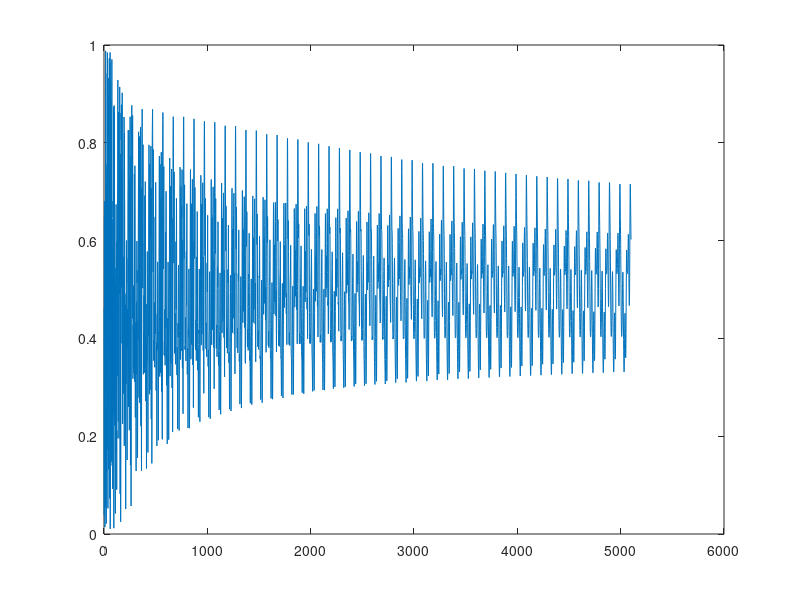

The MATLAB source for this figure:
fs=4400;
x = rand(1,100);
x = [ x zeros(1,5000)];
num = 1;
den = [ 1 zeros(1,99) -0.5 -0.5 ];
y = filter (num,den,x);
plot(y)
sound(y,fs);
audiowrite('Fsp.wav',y,fs);